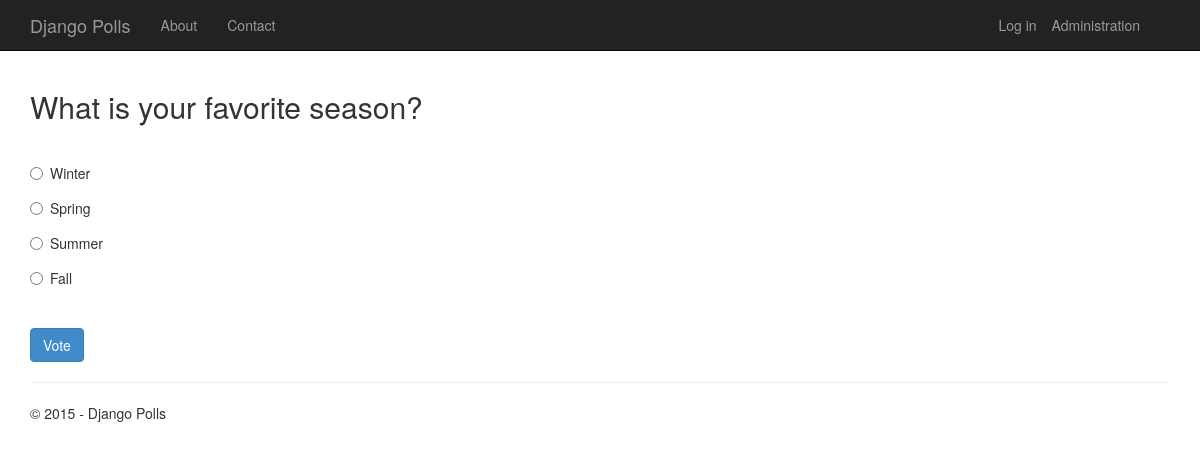
The app's page /1/, older data.
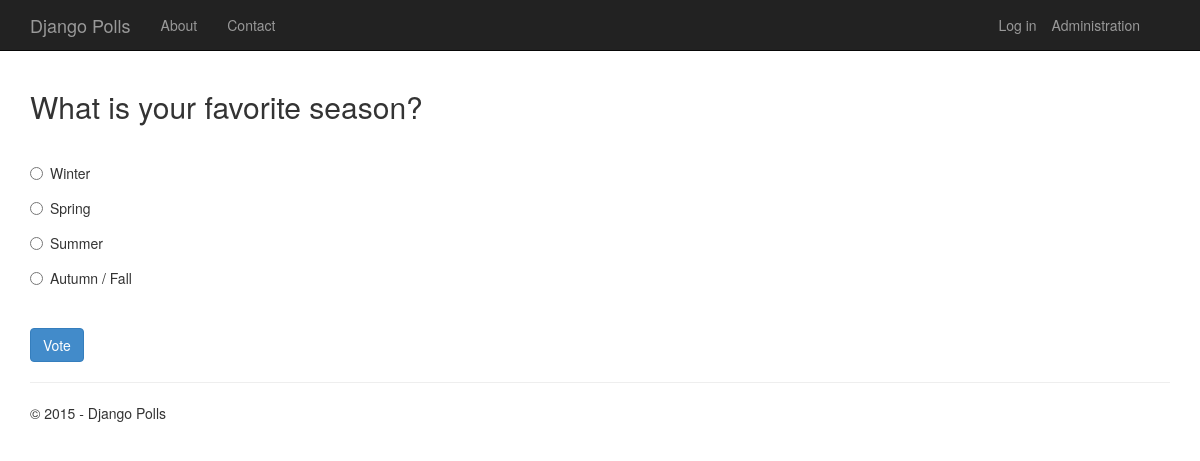
The same page, newer data.
### app/models.py (models this page shows, shortened)
class Choice(models.Model):
    poll = models.ForeignKey(Poll)
    text = models.CharField(max_length=200)
    votes = models.IntegerField(default=0)

### app/views.py (the view)
class PollDetailView(DetailView):
    model = Poll
    def get_context_data(self, **kwargs):
        context = super(PollDetailView, self).get_context_data(**kwargs)
        context['title'] = 'Poll'
        context['year'] = datetime.now().year
        return context

### app/templates/app/details.html (shortened to what this page needs)
{% extends "app/layout.html" %}
{% block content %}
<h2>{{poll.text}}</h2>
<br />
<form action="{% url 'app:vote' poll.id %}" method="post">
{% for choice in poll.choice_set.all %}
    <div class="radio">
        <label>
            <input type="radio" name="choice" id="choice{{ forloop.counter }}" value="{{ choice.id }}" />
            {{ choice.text }}
        </label>
    </div>
{% endfor %}
    <br />
    <button class="btn btn-primary" type="submit">Vote</button>
</form>
{% endblock %}

Row changes from the older to the newer data that the page shows:
changed Choice: choice "☐ Fall" → "☐ Autumn / Fall"; text "Fall" → "Autumn / Fall"
